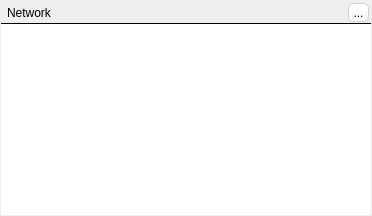
                    <widget class="QWidget" name="networkTab">
                     <property name="styleSheet">
                      <string notr="true">border-top-width: 1px; border-left-width: 0px; border-right-width: 0px; border-bottom-width: 0px;</string>
                     </property>
                     <attribute name="icon">
                      <iconset resource="rc.qrc">
                       <normaloff>:/images/clients.png</normaloff>:/images/clients.png</iconset>
                     </attribute>
                     <attribute name="title">
                      <string>Network</string>
                     </attribute>
                     <layout class="QVBoxLayout" name="verticalLayout">
                      <property name="spacing">
                       <number>3</number>
                      </property>
                      <property name="leftMargin">
                       <number>0</number>
                      </property>
                      <property name="topMargin">
                       <number>0</number>
                      </property>
                      <property name="rightMargin">
                       <number>0</number>
                      </property>
                      <property name="bottomMargin">
                       <number>0</number>
                      </property>
                      <item>
                       <layout class="QVBoxLayout" name="networkMainLayout">
                        <property name="spacing">
                         <number>1</number>
                        </property>
                        <property name="leftMargin">
                         <number>1</number>
                        </property>
                        <property name="topMargin">
                         <number>1</number>
                        </property>
                        <property name="rightMargin">
                         <number>1</number>
                        </property>
                        <property name="bottomMargin">
                         <number>1</number>
                        </property>
                        <item>
                         <layout class="QHBoxLayout" name="horizontalLayout_6">
                          <property name="leftMargin">
                           <number>6</number>
                          </property>
                          <property name="topMargin">
                           <number>2</number>
                          </property>
                          <property name="rightMargin">
                           <number>2</number>
                          </property>
                          <property name="bottomMargin">
                           <number>0</number>
                          </property>
                          <item>
                           <widget class="QLabel" name="label_7">
                            <property name="minimumSize">
                             <size>
                              <width>0</width>
                              <height>15</height>
                             </size>
                            </property>
                            <property name="maximumSize">
                             <size>
                              <width>50</width>
                              <height>15</height>
                             </size>
                            </property>
                            <property name="styleSheet">
                             <string notr="true">border-style: solid;
border-width: 0px;</string>
                            </property>
                            <property name="text">
                             <string>Network</string>
                            </property>
                            <property name="alignment">
                             <set>Qt::AlignLeading|Qt::AlignLeft|Qt::AlignVCenter</set>
                            </property>
                           </widget>
                          </item>
                          <item>
                           <widget class="QLabel" name="netStatusLbl">
                            <property name="minimumSize">
                             <size>
                              <width>0</width>
                              <height>15</height>
                             </size>
                            </property>
                            <property name="maximumSize">
                             <size>
                              <width>16777215</width>
                              <height>15</height>
                             </size>
                            </property>
                            <property name="styleSheet">
                             <string notr="true">border-style: solid;
border-width: 0px;</string>
                            </property>
                            <property name="text">
                             <string/>
                            </property>
                            <property name="alignment">
                             <set>Qt::AlignLeading|Qt::AlignLeft|Qt::AlignVCenter</set>
                            </property>
                           </widget>
                          </item>
                          <item>
                           <widget class="QToolButton" name="refreshNetBtn">
                            <property name="toolTip">
                             <string>Refresh network</string>
                            </property>
                            <property name="styleSheet">
                             <string notr="true">QToolButton {
color: black; background-color: white;
border-color: lightgray;
border-style: solid;
border-width: 1px;
border-radius: 5px;
}

QToolButton:hover{ 
color: black; background-color: lightgray;
border-color: gray;
border-style: solid;
border-width: 1px;
border-radius: 5px;
}

QToolButton:pressed {
	color: black; background-color: gray;
	border-color: black;
	border-style: inset;
	border-width: 1px;
	border-radius: 5px; 
}

QToolTip { 
border: 1px solid darkgray; 
border-radius: 0px;
background-color: lightgray;
color: black;
}</string>
                            </property>
                            <property name="text">
                             <string>...</string>
                            </property>
                            <property name="icon">
                             <iconset resource="rc.qrc">
                              <normaloff>:/images/earth_view.png</normaloff>:/images/earth_view.png</iconset>
                            </property>
                           </widget>
                          </item>
                         </layout>
                        </item>
                        <item>
                         <widget class="QTableView" name="networkTbl">
                          <property name="minimumSize">
                           <size>
                            <width>370</width>
                            <height>0</height>
                           </size>
                          </property>
                          <property name="maximumSize">
                           <size>
                            <width>16777215</width>
                            <height>16777215</height>
                           </size>
                          </property>
                          <property name="font">
                           <font>
                            <family>Tahoma</family>
                           </font>
                          </property>
                          <property name="styleSheet">
                           <string notr="true">selection-background-color: rgb(0, 85, 255);
selection-color: rgb(255, 255, 255);
border-style: solid;
border-top-width: 1px;</string>
                          </property>
                          <property name="editTriggers">
                           <set>QAbstractItemView::NoEditTriggers</set>
                          </property>
                          <property name="selectionMode">
                           <enum>QAbstractItemView::SingleSelection</enum>
                          </property>
                          <property name="selectionBehavior">
                           <enum>QAbstractItemView::SelectRows</enum>
                          </property>
                          <property name="iconSize">
                           <size>
                            <width>0</width>
                            <height>0</height>
                           </size>
                          </property>
                          <property name="sortingEnabled">
                           <bool>true</bool>
                          </property>
                          <attribute name="horizontalHeaderShowSortIndicator" stdset="0">
                           <bool>true</bool>
                          </attribute>
                         </widget>
                        </item>
                       </layout>
                      </item>
                     </layout>
                    </widget>
